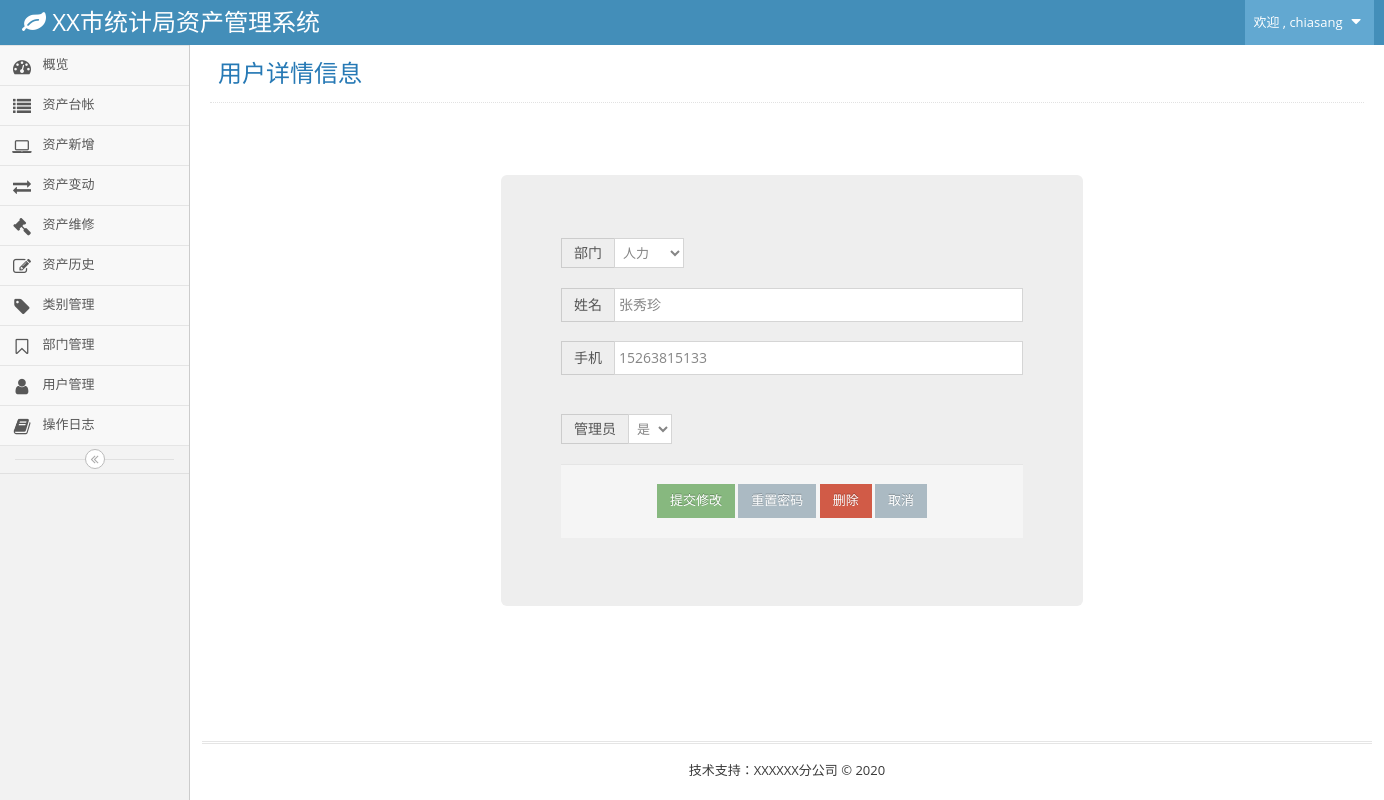
The page /users/user/detail/1/ (signed in) on the database its author committed.
### apps/users/models.py (models this page shows)
class UserProfile(AbstractUser):
    name = models.CharField(max_length=8, verbose_name='姓名', default='')
    sex = models.CharField(max_length=4, verbose_name='性别', choices=GENDER_CHOICE, default='')
    department = models.ForeignKey('Department', on_delete=models.SET_NULL, null=True, blank=True)
    isadmin = models.CharField(max_length=4, choices=isADMIN, verbose_name='是否管理员', default='0', blank=True)
    bg_telephone = models.CharField(max_length=16, verbose_name='办公电话', blank=True)
    mobile = models.CharField(max_length=16, verbose_name='手机号码', blank=True)
    is_superuser = models.IntegerField(verbose_name='是否超级管理员', default=0)
    modify_time = models.DateTimeField(default=datetime.now, verbose_name='修改时间')
    class Meta:
        db_table = 'User'
        verbose_name = '用户信息'
        verbose_name_plural = verbose_name
    def __str__(self):
        if self.name:
            return self.name
        else:
            return self.username

### apps/users/views.py (the view)
# urls.py: path('user/detail/<int:user_id>/', UserDetailView.as_view(), name='user_detail'),
class UserDetailView(LoginRequiredMixin, View):
    def get(self, request, user_id):
        user = UserProfile.objects.get(id=user_id)
        section = Department.objects.all()
        return render(request, 'users/user_detail.html', {'user': user, 'sections': section})

### apps/utils/mixin_utils.py (called while the page is built)
    @method_decorator(login_required(login_url='/users/login'))
    def dispatch(self, request, *args, **kwargs):
        return super(LoginRequiredMixin, self).dispatch(request, *args, **kwargs)

### apps/users/templates/users/user_detail.html (shortened to what this page needs)
{% extends 'base.html' %}
{% block content %}
    <div class="row">
        <div class="col-xs-12">
            <div class="page-header">
                <h1>
                    用户详情信息
                </h1>
            </div>
        </div>
    </div>
    <div class="container">
        <div class="space-30"></div>
        <div class="row row-centered">
            <div class="col-sm-6 jumbotron col-centered">
                <form action="{% url 'users:user_modify' %}" method="post">
                    {% if request.user.is_superuser == 1 %}
                        <div class="input-group">
                            <span class="input-group-addon" id="basic-addon1">部门</span>
                            <select name="user_dep">
                                {% for sec in sections %}
                                    <option value="{{ sec.id }}"
                                            {% ifequal sec.id user.department_id %}selected{% endifequal %}>{{ sec.dp_name }}</option>
                                {% endfor %}
                            </select>
                        </div>
                    {% else %}
                        <div class="input-group">
                            <span class="input-group-addon" id="basic-addon1">部门</span>
                            <input type="text" class="form-control"
                                   value="{{ user.department }}" aria-describedby="basic-addon1" disabled>
                        </div>
                    {% endif %}
                    <br>
                    <div class="input-group">
                        <span class="input-group-addon" id="basic-addon1">姓名</span>
                        {% if request.user.is_superuser == 1 %}
                            <input type="text" class="form-control" name="username" id="username"
                                   value="{{ user.username }}" aria-describedby="basic-addon1">
                        {% else %}
                            <input type="text" class="form-control" name="username" id="username"
                                   value="{{ user.username }}" aria-describedby="basic-addon1" disabled>
                        {% endif %}
                    </div>
                    <br>
                    <div class="input-group">
                        <span class="input-group-addon" id="basic-addon1">手机</span>
                        <input type="text" class="form-control" name="bg_telephone" value="{{ user.bg_telephone }}"
                               aria-describedby=basic-addon1">
                    </div>
                    <br>
                    <br>
                    {% if request.user.is_superuser == 1 %}
                        <div class="input-group">
                            <span class="input-group-addon" id="basic-addon1">管理员</span>
                            <select name="isadmin">
                                <option value="1" {% ifequal user.isadmin '1' %}selected{% endifequal %}>是
                                </option>
                            </select>
                        </div>
                    {% else %}
                        <input type="hidden" name="isadmin" value="{{ user.isadmin }}"/>
                    {% endif %}
                    <div class="form-actions center">
                        <button type="submit" class="btn btn-sm btn-success">
                            提交修改
                        </button>
                        {% if request.user.is_superuser == 1 %}
                            <button type="button" class="btn btn-sm btn-failed" onclick="btn_pwdreset()">
                                重置密码
                            </button>
                            <button type="button" class="btn btn-sm btn-danger" onclick="btn_delete()">
                                删除
                            </button>
                        {% endif %}
                        <button type="button" class="btn btn-sm btn-failed" onclick="btn_cancel()">
                            取消
                        </button>
                    </div>
                </form>
            </div>
        </div>
    </div>
{% endblock %}

### templates/base.html (shortened to what this page needs)
{% load static %}
<!DOCTYPE html>
<html lang="en">
<head>
    <link href="{% static 'css/bootstrap.min.css' %}" rel="stylesheet" />
    <link href="{% static 'css/font-awesome.min.css' %}" rel="stylesheet" />
    <link rel="stylesheet" href="{% static 'css/ace.min.css' %}" class="ace-main-stylesheet" id="main-ace-style" />
    <link href="{% static 'css/ace-skins.min.css' %}" rel="stylesheet" />
    <link href="{% static 'css/ace-rtl.min.css' %}" rel="stylesheet" />
</head>
<body class="no-skin">
    <div id="navbar" class="navbar navbar-default          ace-save-state">
        <div class="navbar-container ace-save-state" id="navbar-container">
            <div class="navbar-header pull-left">
                <small class="navbar-brand">
                    <i class="fa fa-leaf"></i>
                    XX市统计局资产管理系统
                </small>
            </div>
            <div class="navbar-buttons navbar-header pull-right" role="navigation">
                <ul class="nav ace-nav">
                    <li class="light-blue dropdown-modal">
                        <a data-toggle="dropdown" href="#" class="dropdown-toggle">
                            <span>欢迎&nbsp;,&nbsp;{{ request.user }}</span>
                            <i class="ace-icon fa fa-caret-down"></i>
                        </a>
                    </li>
                </ul>
            </div>
        </div>
    </div>
    <div class="main-container ace-save-state" id="main-container">
        <div id="sidebar" class="sidebar                  responsive                    ace-save-state">
            <ul class="nav nav-list">
                <li class="">
                    <a href="{% url 'index' %}">
                        <i class="menu-icon fa fa-tachometer"></i>
                        <span class="menu-text"> 概览 </span>
                    </a>
                </li>
                <li class="">
                    <a href="{% url 'asset:asset_list' %}">
                        <i class="menu-icon fa fa-list"></i>
                        <span class="menu-text"> 资产台帐 </span>
                    </a>
                </li>
                <li class="">
                    <a href="{% url 'asset:asset_add' %}">
                        <i class="menu-icon fa fa-laptop"></i>
                        <span class="menu-text"> 资产新增 </span>
                    </a>
                </li>
                {% if request.user.is_superuser == 1 %}
                <li class="">
                    <a href="{% url 'asset:asset_edit' %}">
                        <i class="menu-icon fa fa-exchange"></i>
                        <span class="menu-text"> 资产变动 </span>
                    </a>
                </li>
                <li class="">
                    <a href="{% url 'asset:asset_maintenance' %}">
                        <i class="menu-icon fa fa-gavel"></i>
                        <span class="menu-text"> 资产维修 </span>
                    </a>
                </li>
                <li class="">
                    <a href="{% url 'asset:asset_history' %}">
                        <i class="menu-icon fa fa-pencil-square-o"></i>
                        <span class="menu-text"> 资产历史 </span>
                    </a>
                </li>
                <li class="">
                    <a href="{% url 'asset:type_list' %}">
                        <i class="menu-icon fa fa-tag"></i>
                        <span class="menu-text"> 类别管理 </span>
                    </a>
                </li>
                <li class="">
                    <a href="{% url 'users:dp_list' %}">
                        <i class="menu-icon fa fa-bookmark-o"></i>
                        <span class="menu-text"> 部门管理 </span>
                    </a>
                </li>
                <li class="">
                    <a href="{% url 'users:user_list' %}">
                        <i class="menu-icon fa fa-user"></i>
                        <span class="menu-text"> 用户管理 </span>
                    </a>
                </li>
                <li class="">
                    <a href="{% url 'users:user_log' %}">
                        <i class="menu-icon fa fa-book"></i>
                        <span class="menu-text"> 操作日志 </span>
                    </a>
                </li>
                {% endif %}
            </ul>
            <div class="sidebar-toggle sidebar-collapse" id="sidebar-collapse">
                <i id="sidebar-toggle-icon" class="ace-icon fa fa-angle-double-left ace-save-state"
                    data-icon1="ace-icon fa fa-angle-double-left" data-icon2="ace-icon fa fa-angle-double-right"></i>
            </div>
        </div>
        <div class="main-content">
            <div class="main-content-inner">
                <div class="page-content">
                    {% block content %}{% endblock %}
                </div>
            </div>
        </div>
        <div class="footer">
            <div class="footer-inner">
                <div class="footer-content">
                    <span>
                        <span>技术支持：XXXXXX分公司</span>
                        &copy; 2020
                    </span>
                </div>
            </div>
        </div>
    </div>
</body>
</html>

### apps/users/templates/users/user_detail.html (style rules this page uses)
.row-centered { text-align: center; }
.col-centered { display: inline-block; float: none; text-align: left; }

### rows shown on the page
UserProfile: user "chiasang"
UserProfile: username "张秀珍", bg_telephone "15263815133"

### other values the page prints
form field user_dep "人力"
